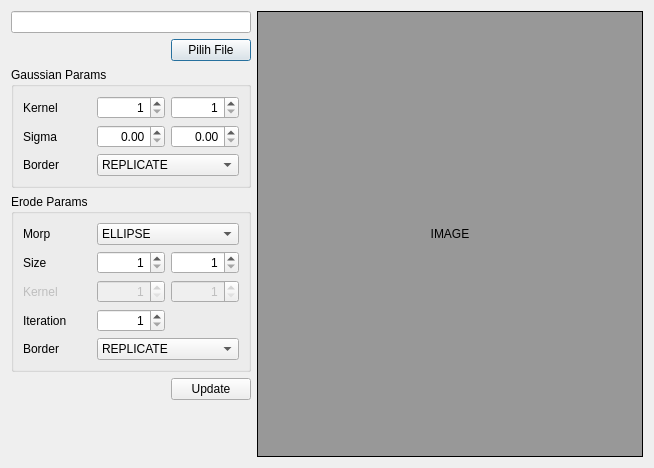
<?xml version="1.0" encoding="UTF-8"?>
<ui version="4.0">
 <class>FineTuneDialog</class>
 <widget class="QDialog" name="FineTuneDialog">
  <property name="geometry">
   <rect>
    <x>0</x>
    <y>0</y>
    <width>654</width>
    <height>468</height>
   </rect>
  </property>
  <property name="windowTitle">
   <string>Fine Tuning</string>
  </property>
  <layout class="QHBoxLayout" name="horizontalLayout" stretch="0,1">
   <item>
    <layout class="QVBoxLayout" name="verticalLayout">
     <item>
      <layout class="QGridLayout" name="gridLayout_3">
       <item row="0" column="0" colspan="2">
        <widget class="QLineEdit" name="lineEdit"/>
       </item>
       <item row="1" column="0">
        <spacer name="horizontalSpacer">
         <property name="orientation">
          <enum>Qt::Horizontal</enum>
         </property>
         <property name="sizeHint" stdset="0">
          <size>
           <width>40</width>
           <height>20</height>
          </size>
         </property>
        </spacer>
       </item>
       <item row="1" column="1">
        <widget class="QPushButton" name="openFile">
         <property name="text">
          <string>Pilih File</string>
         </property>
        </widget>
       </item>
      </layout>
     </item>
     <item>
      <widget class="QGroupBox" name="groupBox">
       <property name="minimumSize">
        <size>
         <width>240</width>
         <height>0</height>
        </size>
       </property>
       <property name="title">
        <string>Gaussian Params</string>
       </property>
       <layout class="QGridLayout" name="gridLayout">
        <item row="1" column="1">
         <widget class="QDoubleSpinBox" name="GPS1">
          <property name="alignment">
           <set>Qt::AlignRight|Qt::AlignTrailing|Qt::AlignVCenter</set>
          </property>
          <property name="buttonSymbols">
           <enum>QAbstractSpinBox::UpDownArrows</enum>
          </property>
         </widget>
        </item>
        <item row="2" column="1" colspan="2">
         <widget class="QComboBox" name="GPB">
          <item>
           <property name="text">
            <string>REPLICATE</string>
           </property>
          </item>
          <item>
           <property name="text">
            <string>CONSTANT</string>
           </property>
          </item>
          <item>
           <property name="text">
            <string>REFLECT</string>
           </property>
          </item>
          <item>
           <property name="text">
            <string>WRAP</string>
           </property>
          </item>
          <item>
           <property name="text">
            <string>REFLECT 101</string>
           </property>
          </item>
          <item>
           <property name="text">
            <string>TRANSPARENT</string>
           </property>
          </item>
         </widget>
        </item>
        <item row="0" column="0">
         <widget class="QLabel" name="label_2">
          <property name="text">
           <string>Kernel</string>
          </property>
         </widget>
        </item>
        <item row="1" column="2">
         <widget class="QDoubleSpinBox" name="GPS2">
          <property name="alignment">
           <set>Qt::AlignRight|Qt::AlignTrailing|Qt::AlignVCenter</set>
          </property>
          <property name="buttonSymbols">
           <enum>QAbstractSpinBox::UpDownArrows</enum>
          </property>
         </widget>
        </item>
        <item row="1" column="0">
         <widget class="QLabel" name="label_3">
          <property name="text">
           <string>Sigma</string>
          </property>
         </widget>
        </item>
        <item row="0" column="1">
         <widget class="QSpinBox" name="GPK1">
          <property name="alignment">
           <set>Qt::AlignRight|Qt::AlignTrailing|Qt::AlignVCenter</set>
          </property>
          <property name="buttonSymbols">
           <enum>QAbstractSpinBox::UpDownArrows</enum>
          </property>
          <property name="minimum">
           <number>1</number>
          </property>
          <property name="singleStep">
           <number>2</number>
          </property>
         </widget>
        </item>
        <item row="2" column="0">
         <widget class="QLabel" name="label_9">
          <property name="text">
           <string>Border</string>
          </property>
         </widget>
        </item>
        <item row="0" column="2">
         <widget class="QSpinBox" name="GPK2">
          <property name="alignment">
           <set>Qt::AlignRight|Qt::AlignTrailing|Qt::AlignVCenter</set>
          </property>
          <property name="buttonSymbols">
           <enum>QAbstractSpinBox::UpDownArrows</enum>
          </property>
          <property name="minimum">
           <number>1</number>
          </property>
          <property name="singleStep">
           <number>2</number>
          </property>
         </widget>
        </item>
       </layout>
      </widget>
     </item>
     <item>
      <widget class="QGroupBox" name="groupBox_2">
       <property name="title">
        <string>Erode Params</string>
       </property>
       <layout class="QGridLayout" name="gridLayout_2">
        <item row="0" column="0">
         <widget class="QLabel" name="label_7">
          <property name="text">
           <string>Morp</string>
          </property>
         </widget>
        </item>
        <item row="0" column="1" colspan="2">
         <widget class="QComboBox" name="EPM">
          <item>
           <property name="text">
            <string>ELLIPSE</string>
           </property>
          </item>
          <item>
           <property name="text">
            <string>RECT</string>
           </property>
          </item>
          <item>
           <property name="text">
            <string>CROSS</string>
           </property>
          </item>
         </widget>
        </item>
        <item row="1" column="0">
         <widget class="QLabel" name="label_5">
          <property name="text">
           <string>Size</string>
          </property>
         </widget>
        </item>
        <item row="1" column="1">
         <widget class="QSpinBox" name="EPS1">
          <property name="alignment">
           <set>Qt::AlignRight|Qt::AlignTrailing|Qt::AlignVCenter</set>
          </property>
          <property name="buttonSymbols">
           <enum>QAbstractSpinBox::UpDownArrows</enum>
          </property>
          <property name="minimum">
           <number>1</number>
          </property>
          <property name="singleStep">
           <number>2</number>
          </property>
         </widget>
        </item>
        <item row="1" column="2">
         <widget class="QSpinBox" name="EPS2">
          <property name="alignment">
           <set>Qt::AlignRight|Qt::AlignTrailing|Qt::AlignVCenter</set>
          </property>
          <property name="buttonSymbols">
           <enum>QAbstractSpinBox::UpDownArrows</enum>
          </property>
          <property name="minimum">
           <number>1</number>
          </property>
          <property name="singleStep">
           <number>2</number>
          </property>
         </widget>
        </item>
        <item row="2" column="0">
         <widget class="QLabel" name="label_8">
          <property name="enabled">
           <bool>false</bool>
          </property>
          <property name="toolTip">
           <string>Sementara Disabled</string>
          </property>
          <property name="text">
           <string>Kernel</string>
          </property>
         </widget>
        </item>
        <item row="2" column="1">
         <widget class="QSpinBox" name="EPK1">
          <property name="enabled">
           <bool>false</bool>
          </property>
          <property name="toolTip">
           <string>Sementara Disabled</string>
          </property>
          <property name="alignment">
           <set>Qt::AlignRight|Qt::AlignTrailing|Qt::AlignVCenter</set>
          </property>
          <property name="buttonSymbols">
           <enum>QAbstractSpinBox::UpDownArrows</enum>
          </property>
          <property name="minimum">
           <number>1</number>
          </property>
          <property name="singleStep">
           <number>2</number>
          </property>
         </widget>
        </item>
        <item row="2" column="2">
         <widget class="QSpinBox" name="EPK2">
          <property name="enabled">
           <bool>false</bool>
          </property>
          <property name="toolTip">
           <string>Sementara Disabled</string>
          </property>
          <property name="alignment">
           <set>Qt::AlignRight|Qt::AlignTrailing|Qt::AlignVCenter</set>
          </property>
          <property name="buttonSymbols">
           <enum>QAbstractSpinBox::UpDownArrows</enum>
          </property>
          <property name="minimum">
           <number>1</number>
          </property>
          <property name="singleStep">
           <number>2</number>
          </property>
         </widget>
        </item>
        <item row="3" column="0">
         <widget class="QLabel" name="label_6">
          <property name="text">
           <string>Iteration</string>
          </property>
         </widget>
        </item>
        <item row="3" column="1">
         <widget class="QSpinBox" name="EPI">
          <property name="alignment">
           <set>Qt::AlignRight|Qt::AlignTrailing|Qt::AlignVCenter</set>
          </property>
          <property name="buttonSymbols">
           <enum>QAbstractSpinBox::UpDownArrows</enum>
          </property>
          <property name="minimum">
           <number>1</number>
          </property>
          <property name="singleStep">
           <number>2</number>
          </property>
         </widget>
        </item>
        <item row="4" column="0">
         <widget class="QLabel" name="label_4">
          <property name="text">
           <string>Border</string>
          </property>
         </widget>
        </item>
        <item row="4" column="1" colspan="2">
         <widget class="QComboBox" name="EPB">
          <item>
           <property name="text">
            <string>REPLICATE</string>
           </property>
          </item>
          <item>
           <property name="text">
            <string>CONSTANT</string>
           </property>
          </item>
          <item>
           <property name="text">
            <string>REFLECT</string>
           </property>
          </item>
          <item>
           <property name="text">
            <string>WRAPT</string>
           </property>
          </item>
          <item>
           <property name="text">
            <string>REFLECT 101</string>
           </property>
          </item>
          <item>
           <property name="text">
            <string>TRANSPARENT</string>
           </property>
          </item>
         </widget>
        </item>
       </layout>
      </widget>
     </item>
     <item alignment="Qt::AlignRight">
      <widget class="QPushButton" name="UPDATE">
       <property name="text">
        <string>Update</string>
       </property>
      </widget>
     </item>
     <item>
      <spacer name="verticalSpacer">
       <property name="orientation">
        <enum>Qt::Vertical</enum>
       </property>
       <property name="sizeHint" stdset="0">
        <size>
         <width>20</width>
         <height>40</height>
        </size>
       </property>
      </spacer>
     </item>
    </layout>
   </item>
   <item>
    <widget class="QLabel" name="IML">
     <property name="palette">
      <palette>
       <active>
        <colorrole role="Base">
         <brush brushstyle="SolidPattern">
          <color alpha="255">
           <red>255</red>
           <green>170</green>
           <blue>255</blue>
          </color>
         </brush>
        </colorrole>
        <colorrole role="Window">
         <brush brushstyle="SolidPattern">
          <color alpha="255">
           <red>152</red>
           <green>152</green>
           <blue>152</blue>
          </color>
         </brush>
        </colorrole>
       </active>
       <inactive>
        <colorrole role="Base">
         <brush brushstyle="SolidPattern">
          <color alpha="255">
           <red>255</red>
           <green>170</green>
           <blue>255</blue>
          </color>
         </brush>
        </colorrole>
        <colorrole role="Window">
         <brush brushstyle="SolidPattern">
          <color alpha="255">
           <red>152</red>
           <green>152</green>
           <blue>152</blue>
          </color>
         </brush>
        </colorrole>
       </inactive>
       <disabled>
        <colorrole role="Base">
         <brush brushstyle="SolidPattern">
          <color alpha="255">
           <red>152</red>
           <green>152</green>
           <blue>152</blue>
          </color>
         </brush>
        </colorrole>
        <colorrole role="Window">
         <brush brushstyle="SolidPattern">
          <color alpha="255">
           <red>152</red>
           <green>152</green>
           <blue>152</blue>
          </color>
         </brush>
        </colorrole>
       </disabled>
      </palette>
     </property>
     <property name="autoFillBackground">
      <bool>true</bool>
     </property>
     <property name="frameShape">
      <enum>QFrame::Panel</enum>
     </property>
     <property name="text">
      <string>IMAGE</string>
     </property>
     <property name="alignment">
      <set>Qt::AlignCenter</set>
     </property>
    </widget>
   </item>
  </layout>
 </widget>
 <tabstops>
  <tabstop>GPK1</tabstop>
  <tabstop>GPK2</tabstop>
  <tabstop>GPS1</tabstop>
  <tabstop>GPS2</tabstop>
  <tabstop>GPB</tabstop>
  <tabstop>EPM</tabstop>
  <tabstop>EPS1</tabstop>
  <tabstop>EPS2</tabstop>
  <tabstop>EPK1</tabstop>
  <tabstop>EPK2</tabstop>
  <tabstop>EPI</tabstop>
  <tabstop>EPB</tabstop>
  <tabstop>UPDATE</tabstop>
 </tabstops>
 <resources/>
 <connections>
  <connection>
   <sender>GPK1</sender>
   <signal>valueChanged(int)</signal>
   <receiver>FineTuneDialog</receiver>
   <slot>handleParamChanged()</slot>
   <hints>
    <hint type="sourcelabel">
     <x>128</x>
     <y>41</y>
    </hint>
    <hint type="destinationlabel">
     <x>156</x>
     <y>7</y>
    </hint>
   </hints>
  </connection>
  <connection>
   <sender>GPK2</sender>
   <signal>valueChanged(int)</signal>
   <receiver>FineTuneDialog</receiver>
   <slot>handleParamChanged()</slot>
   <hints>
    <hint type="sourcelabel">
     <x>205</x>
     <y>45</y>
    </hint>
    <hint type="destinationlabel">
     <x>286</x>
     <y>6</y>
    </hint>
   </hints>
  </connection>
  <connection>
   <sender>GPS1</sender>
   <signal>valueChanged(double)</signal>
   <receiver>FineTuneDialog</receiver>
   <slot>handleParamChanged()</slot>
   <hints>
    <hint type="sourcelabel">
     <x>108</x>
     <y>69</y>
    </hint>
    <hint type="destinationlabel">
     <x>7</x>
     <y>74</y>
    </hint>
   </hints>
  </connection>
  <connection>
   <sender>GPS2</sender>
   <signal>valueChanged(double)</signal>
   <receiver>FineTuneDialog</receiver>
   <slot>handleParamChanged()</slot>
   <hints>
    <hint type="sourcelabel">
     <x>190</x>
     <y>61</y>
    </hint>
    <hint type="destinationlabel">
     <x>428</x>
     <y>6</y>
    </hint>
   </hints>
  </connection>
  <connection>
   <sender>GPB</sender>
   <signal>currentTextChanged(QString)</signal>
   <receiver>FineTuneDialog</receiver>
   <slot>handleParamChanged()</slot>
   <hints>
    <hint type="sourcelabel">
     <x>149</x>
     <y>94</y>
    </hint>
    <hint type="destinationlabel">
     <x>4</x>
     <y>109</y>
    </hint>
   </hints>
  </connection>
  <connection>
   <sender>EPM</sender>
   <signal>currentTextChanged(QString)</signal>
   <receiver>FineTuneDialog</receiver>
   <slot>handleParamChanged()</slot>
   <hints>
    <hint type="sourcelabel">
     <x>136</x>
     <y>157</y>
    </hint>
    <hint type="destinationlabel">
     <x>4</x>
     <y>155</y>
    </hint>
   </hints>
  </connection>
  <connection>
   <sender>EPS1</sender>
   <signal>valueChanged(int)</signal>
   <receiver>FineTuneDialog</receiver>
   <slot>handleParamChanged()</slot>
   <hints>
    <hint type="sourcelabel">
     <x>120</x>
     <y>184</y>
    </hint>
    <hint type="destinationlabel">
     <x>6</x>
     <y>200</y>
    </hint>
   </hints>
  </connection>
  <connection>
   <sender>EPS2</sender>
   <signal>valueChanged(int)</signal>
   <receiver>FineTuneDialog</receiver>
   <slot>handleParamChanged()</slot>
   <hints>
    <hint type="sourcelabel">
     <x>178</x>
     <y>184</y>
    </hint>
    <hint type="destinationlabel">
     <x>252</x>
     <y>192</y>
    </hint>
   </hints>
  </connection>
  <connection>
   <sender>EPK1</sender>
   <signal>valueChanged(int)</signal>
   <receiver>FineTuneDialog</receiver>
   <slot>handleParamChanged()</slot>
   <hints>
    <hint type="sourcelabel">
     <x>128</x>
     <y>206</y>
    </hint>
    <hint type="destinationlabel">
     <x>7</x>
     <y>240</y>
    </hint>
   </hints>
  </connection>
  <connection>
   <sender>EPK2</sender>
   <signal>valueChanged(int)</signal>
   <receiver>FineTuneDialog</receiver>
   <slot>handleParamChanged()</slot>
   <hints>
    <hint type="sourcelabel">
     <x>202</x>
     <y>205</y>
    </hint>
    <hint type="destinationlabel">
     <x>252</x>
     <y>231</y>
    </hint>
   </hints>
  </connection>
  <connection>
   <sender>EPI</sender>
   <signal>valueChanged(int)</signal>
   <receiver>FineTuneDialog</receiver>
   <slot>handleParamChanged()</slot>
   <hints>
    <hint type="sourcelabel">
     <x>109</x>
     <y>230</y>
    </hint>
    <hint type="destinationlabel">
     <x>5</x>
     <y>283</y>
    </hint>
   </hints>
  </connection>
  <connection>
   <sender>EPB</sender>
   <signal>currentTextChanged(QString)</signal>
   <receiver>FineTuneDialog</receiver>
   <slot>handleParamChanged()</slot>
   <hints>
    <hint type="sourcelabel">
     <x>202</x>
     <y>256</y>
    </hint>
    <hint type="destinationlabel">
     <x>255</x>
     <y>270</y>
    </hint>
   </hints>
  </connection>
 </connections>
 <slots>
  <slot>handleParamChanged()</slot>
 </slots>
</ui>
